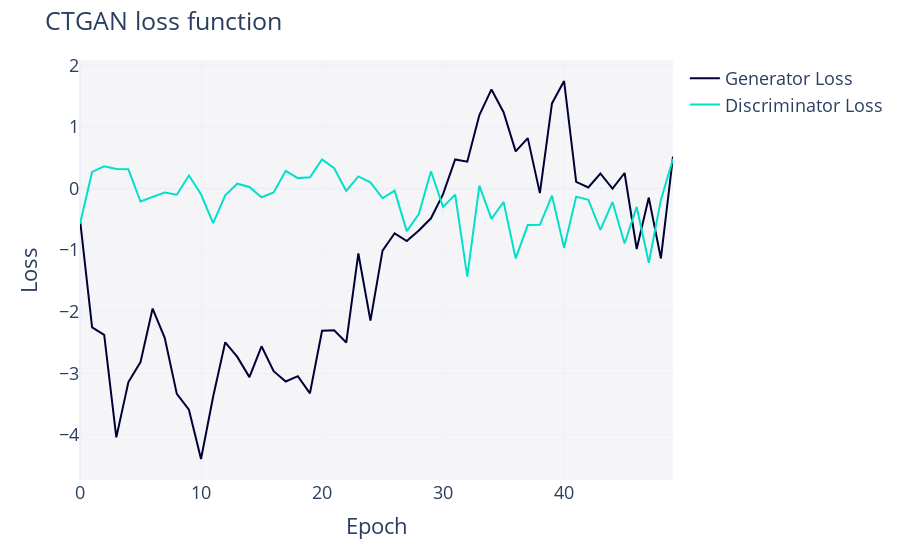

Notebook cell for this chart:
### Code cell
fig = ctgan.get_loss_values_plot()
fig

### Figure 1 — Plotly figure (JSON) as saved in the notebook; plotly's stock layout.template omitted (floating-point values rounded to 4 significant figures)
{"data": [{"hovertemplate": "variable=Generator Loss<br>Epoch=%{x}<br>value=%{y}<extra></extra>", "legendgroup": "Generator Loss", "line": {"color": "#000036", "dash": "solid"}, "marker": {"symbol": "circle"}, "mode": "lines", "name": "Generator Loss", "orientation": "v", "showlegend": true, "type": "scatter", "x": [0, 1, 2, 3, 4, 5, 6, 7, 8, 9, 10, 11, 12, 13, 14, 15, 16, 17, 18, 19, 20, 21, 22, 23, 24, 25, 26, 27, 28, 29, 30, 31, 32, 33, 34, 35, 36, 37, 38, 39, 40, 41, 42, 43, 44, 45, 46, 47, 48, 49], "xaxis": "x", "y": [-0.5042, -2.251, -2.373, -4.037, -3.139, -2.816, -1.947, -2.422, -3.331, -3.588, -4.388, -3.378, -2.495, -2.732, -3.06, -2.559, -2.964, -3.131, -3.044, -3.322, -2.307, -2.299, -2.499, -1.054, -2.143, -1.009, -0.726, -0.8528, -0.6792, -0.4828, -0.09185, 0.472, 0.4359, 1.193, 1.608, 1.239, 0.6037, 0.8181, -0.07433, 1.381, 1.745, 0.1083, 0.01664, 0.2442, -0.00183, 0.252, -0.9815, -0.1469, -1.135, 0.5198], "yaxis": "y"}, {"hovertemplate": "variable=Discriminator Loss<br>Epoch=%{x}<br>value=%{y}<extra></extra>", "legendgroup": "Discriminator Loss", "line": {"color": "#01E0C9", "dash": "solid"}, "marker": {"symbol": "circle"}, "mode": "lines", "name": "Discriminator Loss", "orientation": "v", "showlegend": true, "type": "scatter", "x": [0, 1, 2, 3, 4, 5, 6, 7, 8, 9, 10, 11, 12, 13, 14, 15, 16, 17, 18, 19, 20, 21, 22, 23, 24, 25, 26, 27, 28, 29, 30, 31, 32, 33, 34, 35, 36, 37, 38, 39, 40, 41, 42, 43, 44, 45, 46, 47, 48, 49], "xaxis": "x", "y": [-0.572, 0.27, 0.3608, 0.3168, 0.3123, -0.21, -0.1356, -0.06604, -0.1001, 0.2107, -0.09302, -0.5604, -0.1097, 0.07817, 0.02613, -0.1416, -0.06387, 0.2867, 0.169, 0.1825, 0.4738, 0.3298, -0.0396, 0.1963, 0.09961, -0.1578, -0.034, -0.6907, -0.4133, 0.2814, -0.2995, -0.09886, -1.429, 0.04607, -0.4918, -0.219, -1.132, -0.593, -0.588, -0.115, -0.9615, -0.1312, -0.182, -0.6692, -0.2197, -0.8908, -0.2984, -1.203, -0.1842, 0.4792], "yaxis": "y"}], "layout": {"font": {"size": 18}, "legend": {"orientation": "v", "title": {"text": ""}, "tracegroupgap": 0}, "margin": {"t": 60}, "plot_bgcolor": "#F5F5F8", "title": {"text": "CTGAN loss function"}, "xaxis": {"anchor": "y", "domain": [0, 1], "title": {"text": "Epoch"}}, "yaxis": {"anchor": "x", "domain": [0, 1], "title": {"text": "Loss"}}}}
